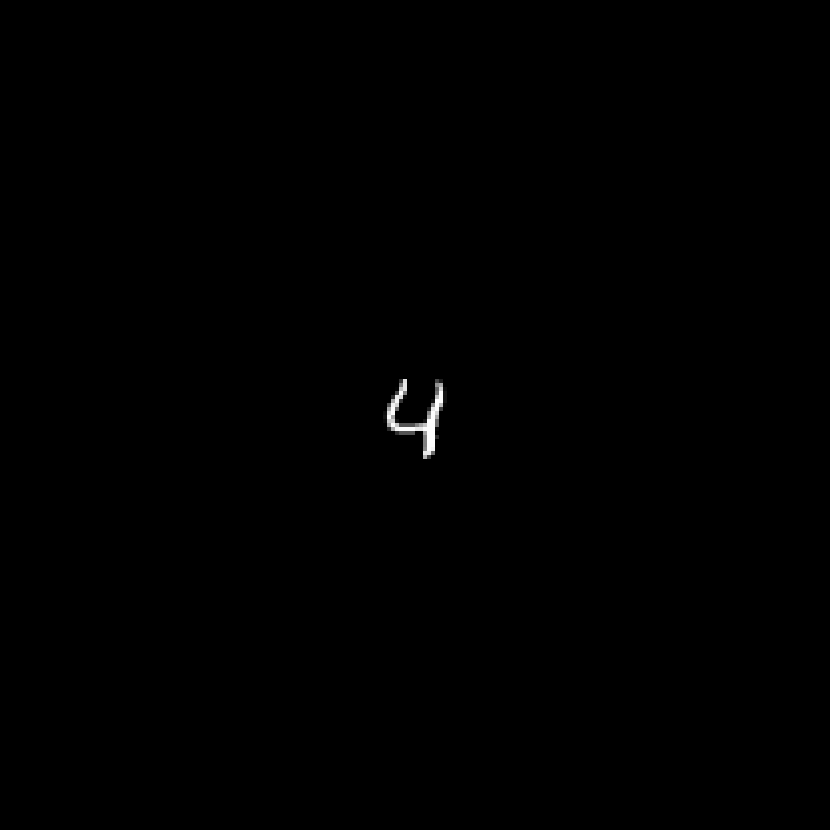
#> input picture 4.png, 830 x 830 px
$ jupyter execute Untitled1.ipynb
#> lines starting #> are read from the running program, lines starting #| are printed output that depends on the picture; after the words box and inside, x2 and y2 are one past the last pixel; in counts of white or black regions, pixels touching at a corner belong together
[cell 1]
import numpy as np
import imageio
import matplotlib.pyplot as plt
from numba import jit
from PIL import Image

[cell 2]
N=500

image=imageio.imread('4.png')[359:471,359:471]
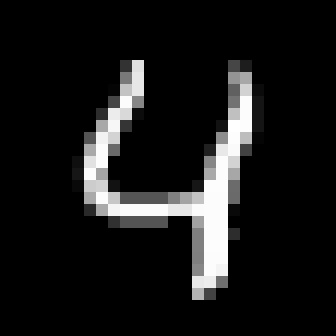
#> image: shape (112, 112) (shown 3 times larger); min 0, max 255, mean 24.5
image1=Image.fromarray(image)
image1=image1.resize((N,N),resample=0)
image3=np.array(image1)

for i in range(N):
    for j in range(N):
        if image3[i,j]>50:
            image3[i,j]=1
        else:
            image3[i,j]=0
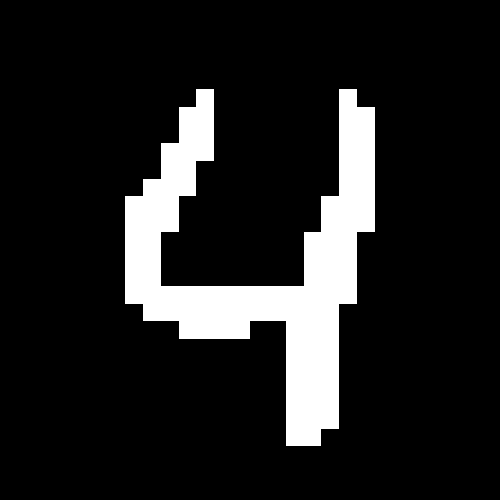
#> image3: shape (500, 500); values 0 (black) and 1 (white), 12.6% white; 1 white region, box (x1, y1, x2, y2) and area: (125, 89, 375, 446) 31396
